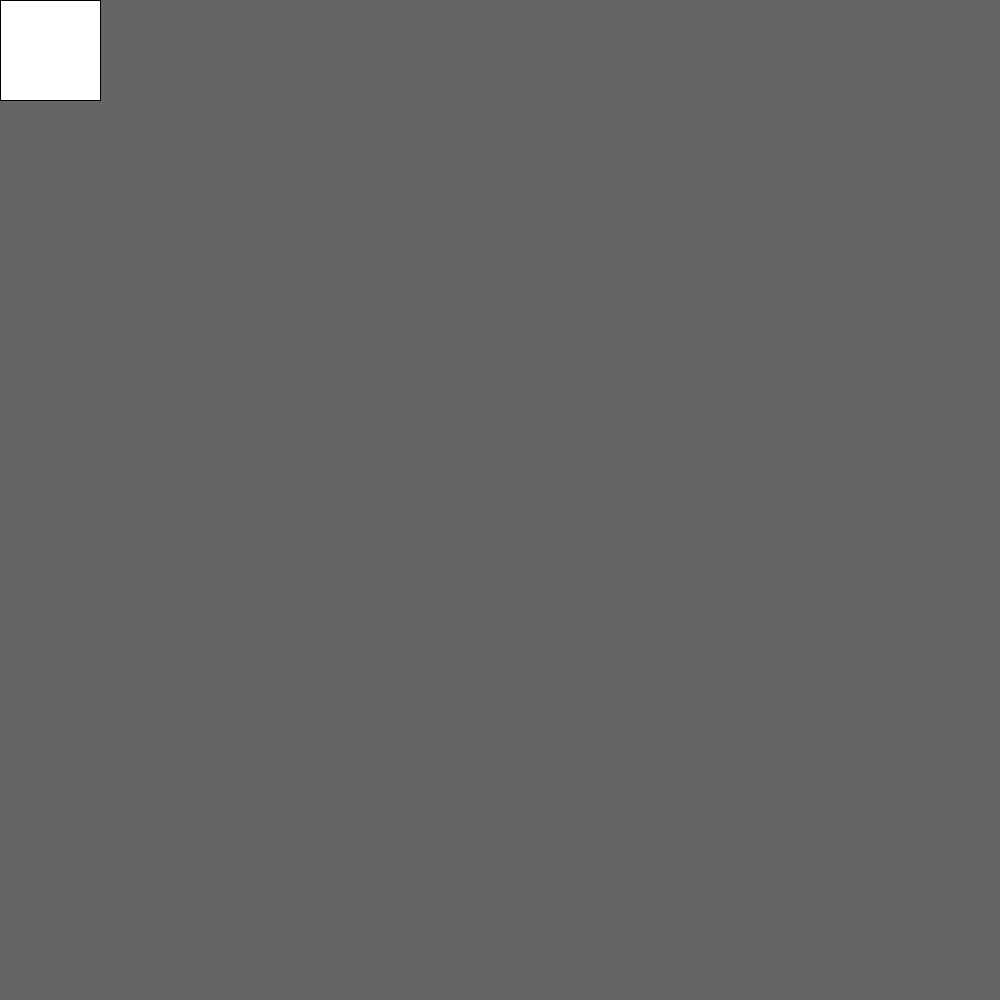
Frame 1 (no input)
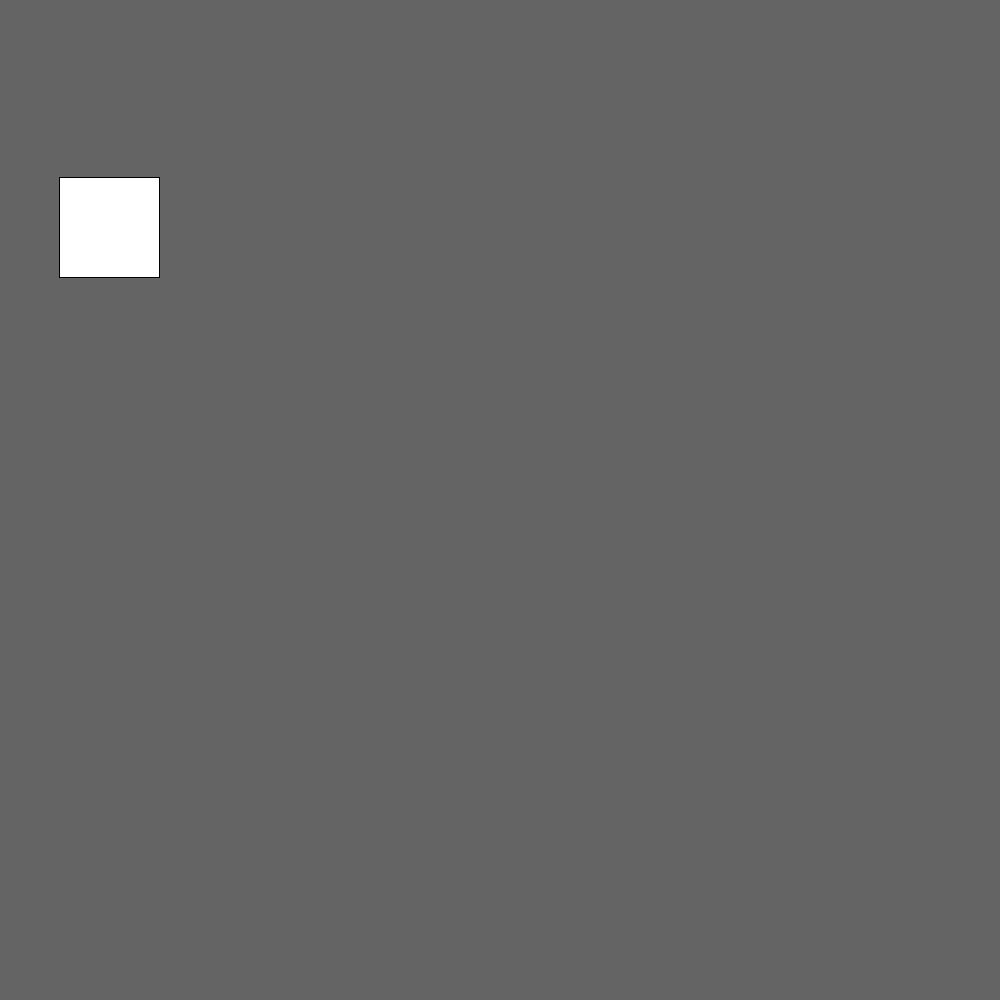
Frame 60 (the mouse pressed at the canvas centre just before this capture)
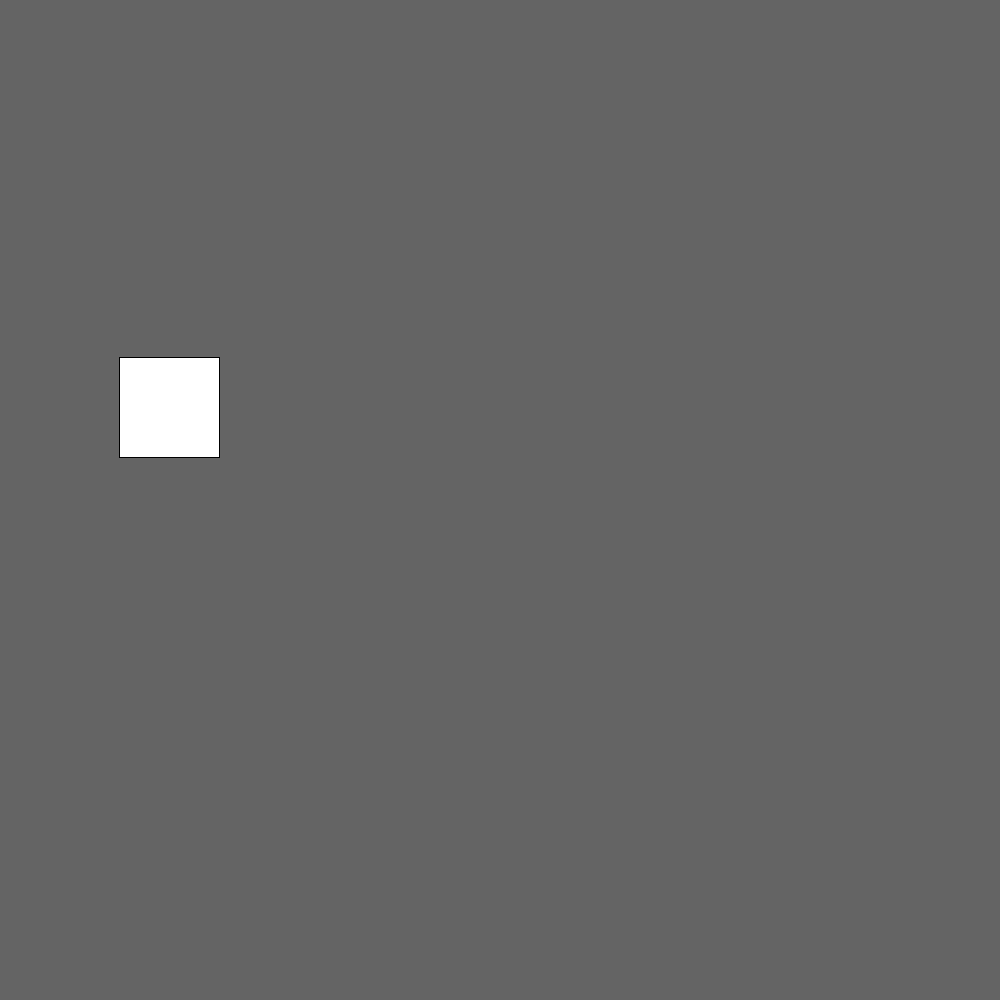
Frame 120 (the mouse held since frame 60 and released just before this capture)

The Processing sketch that drew these frames (run headless with seeded random() and noise(); from frame 60 on, the mouse is pressed at the canvas centre):

// Processing sketch: bouncing_square
// ── bouncing_square.pde
int x = 0;
int y = 0;
int z = 3;
int a = 1;

void setup() {
  size  (1000, 1000);
}

void draw() {
  background(100, 100, 100);
  square(x, y, 100);
  x = x + a;
  y = y + z;
  if (y == 900) {
    z = -2;
  }
  if (y == 0) {
    z = 3;
  }
  if(x == 900) {
    a = -1;
  }
  if (x == 0) {
    a = 2;
  }
}
